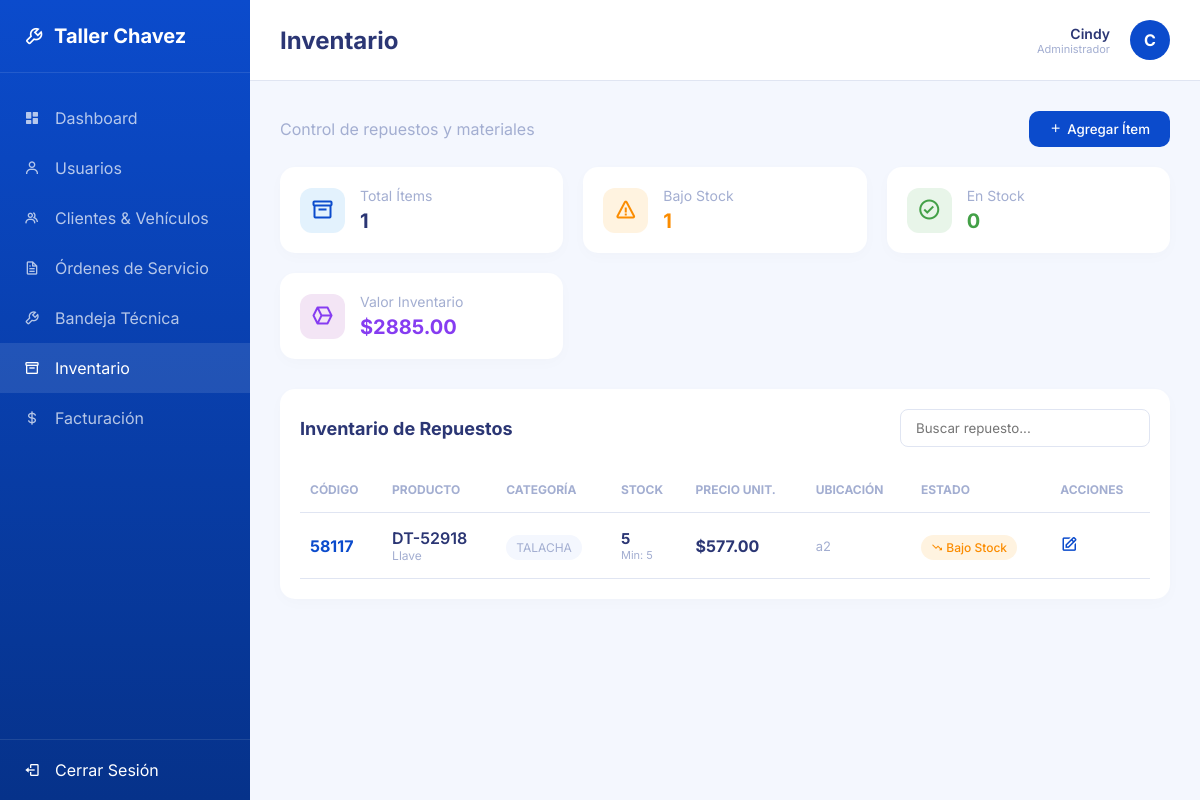
/inventario/ (signed in), run on the app's committed database.
### usuarios/models.py (models this page shows, shortened)
class UsuarioPersonalizado(AbstractUser):
    ROLES = (
        ('ADMIN', 'Administrador'),
        ('MECANICO', 'Mecánico'),
        ('RECEPCIONISTA', 'Recepcionista'),
    )
    rol = models.CharField(max_length=20, choices=ROLES, default='RECEPCIONISTA')
    telefono = models.CharField(max_length=20, blank=True, null=True)

### inventario/models.py (models this page shows, shortened)
class ArticuloInventario(models.Model):
    codigo = models.CharField(max_length=50, unique=True)
    nombre = models.CharField(max_length=150)
    descripcion = models.TextField(blank=True, null=True)
    categoria = models.ForeignKey(Categoria, on_delete=models.SET_NULL, null=True)
    stock_actual = models.IntegerField(default=0)
    stock_minimo = models.IntegerField(default=5)
    precio_unitario = models.DecimalField(max_digits=10, decimal_places=2)
    ubicacion = models.CharField(max_length=100, blank=True, null=True)

class Categoria(models.Model):
    nombre = models.CharField(max_length=100)
    def __str__(self):
        return self.nombre

### inventario/views.py (the view)
# urls.py: path('', views.inventario_lista, name='inventario_lista'),
@recepcionista_required
def inventario_lista(request):
    if request.method == 'POST':
        form = ArticuloInventarioForm(request.POST)
        if form.is_valid():
            form.save()
            messages.success(request, 'Artículo registrado exitosamente.')
            return redirect('inventario_lista')
        else:
            for field, errors in form.errors.items():
                for error in errors:
                    messages.error(request, f"{error}")
    else:
        form = ArticuloInventarioForm()
    categoria_form = CategoriaForm()
    articulos = ArticuloInventario.objects.all().select_related('categoria')
    total_items = articulos.count()
    bajo_stock_count = sum(1 for a in articulos if a.stock_actual <= a.stock_minimo)
    en_stock_count = total_items - bajo_stock_count
    valor_inventario = sum(a.stock_actual * a.precio_unitario for a in articulos)
    return render(request, 'inventario/lista.html', {
        'articulos': articulos,
        'form': form,
        'categoria_form': categoria_form,
        'total_items': total_items,
        'bajo_stock_count': bajo_stock_count,
        'en_stock_count': en_stock_count,
        'valor_inventario': valor_inventario,
    })

### inventario/forms.py
class ArticuloInventarioForm(forms.ModelForm):
    class Meta:
        model = ArticuloInventario
        fields = ['codigo', 'nombre', 'descripcion', 'categoria', 'stock_actual', 'stock_minimo', 'precio_unitario', 'ubicacion']
        widgets = {
            'codigo': forms.TextInput(attrs={'class': 'form-control', 'required': 'required'}),
            'nombre': forms.TextInput(attrs={'class': 'form-control', 'required': 'required'}),
            'descripcion': forms.Textarea(attrs={'class': 'form-control', 'rows': 3}),
            'categoria': forms.Select(attrs={'class': 'form-control'}),
            'stock_actual': forms.NumberInput(attrs={'class': 'form-control', 'required': 'required'}),
            'stock_minimo': forms.NumberInput(attrs={'class': 'form-control', 'required': 'required'}),
            'precio_unitario': forms.NumberInput(attrs={'class': 'form-control', 'step': '0.01', 'required': 'required'}),
            'ubicacion': forms.TextInput(attrs={'class': 'form-control'}),
        }

class CategoriaForm(forms.ModelForm):
    class Meta:
        model = Categoria
        fields = ['nombre']
        widgets = {
            'nombre': forms.TextInput(attrs={'class': 'form-control', 'required': 'required'})
        }

### inventario/templates/inventario/lista.html (shortened to what this page needs)
{% extends 'base.html' %}
{% block page_title %}Inventario{% endblock %}
{% block content %}
<div style="display: flex; justify-content: space-between; align-items: center; margin-bottom: 20px;">
    <p style="color: var(--text-muted);">Control de repuestos y materiales</p>
    <button onclick="openModal('modalInventario')" style="background: var(--primary-blue); color: white; border: none; padding: 10px 20px; border-radius: 10px; cursor: pointer; display: flex; align-items: center; gap: 5px; font-weight: 500;">
        <i class='bx bx-plus'></i> Agregar Ítem
    </button>
</div>
<div class="stats-grid">
    <div class="stat-card" style="display: flex; align-items: center; gap: 15px;">
        <div style="background: #e3f2fd; color: var(--primary-blue); width: 45px; height: 45px; border-radius: 12px; display: flex; align-items: center; justify-content: center; font-size: 24px;"><i class='bx bx-box'></i></div>
        <div>
            <div class="stat-title">Total Ítems</div>
            <div class="stat-value" style="font-size: 20px;">{{ articulos.count }}</div>
        </div>
    </div>
    <div class="stat-card" style="display: flex; align-items: center; gap: 15px;">
        <div style="background: #fff3e0; color: #fb8c00; width: 45px; height: 45px; border-radius: 12px; display: flex; align-items: center; justify-content: center; font-size: 24px;"><i class='bx bx-error'></i></div>
        <div>
            <div class="stat-title">Bajo Stock</div>
            <div class="stat-value" style="font-size: 20px; color: #fb8c00;">{{ bajo_stock_count }}</div>
        </div>
    </div>
    <div class="stat-card" style="display: flex; align-items: center; gap: 15px;">
        <div style="background: #e8f5e9; color: #43a047; width: 45px; height: 45px; border-radius: 12px; display: flex; align-items: center; justify-content: center; font-size: 24px;"><i class='bx bx-check-circle'></i></div>
        <div>
            <div class="stat-title">En Stock</div>
            <div class="stat-value" style="font-size: 20px; color: #43a047;">{{ en_stock_count }}</div>
        </div>
    </div>
    <div class="stat-card" style="display: flex; align-items: center; gap: 15px;">
        <div style="background: #f3e5f5; color: var(--purple); width: 45px; height: 45px; border-radius: 12px; display: flex; align-items: center; justify-content: center; font-size: 24px;"><i class='bx bx-cube-alt'></i></div>
        <div>
            <div class="stat-title">Valor Inventario</div>
            <div class="stat-value" style="font-size: 20px; color: var(--purple);">${{ valor_inventario|floatformat:2 }}</div>
        </div>
    </div>
</div>
<div class="card-table">
    <div style="display: flex; justify-content: space-between; align-items: center; margin-bottom: 20px;">
        <div class="card-table-header" style="margin-bottom: 0;">Inventario de Repuestos</div>
        <input type="text" placeholder="Buscar repuesto..." style="padding: 10px 15px; border: 1px solid var(--border-color); border-radius: 8px; outline: none; width: 250px;">
    </div>
    <table>
        <thead>
            <tr>
                <th>CÓDIGO</th>
                <th>PRODUCTO</th>
                <th>CATEGORÍA</th>
                <th>STOCK</th>
                <th>PRECIO UNIT.</th>
                <th>UBICACIÓN</th>
                <th>ESTADO</th>
                <th>ACCIONES</th>
            </tr>
        </thead>
        <tbody>
            {% for articulo in articulos %}
            <tr>
                <td style="color: var(--primary-blue); font-weight: bold;">{{ articulo.codigo }}</td>
                <td>
                    <div style="font-weight: 600; color: var(--text-main);">{{ articulo.nombre }}</div>
                    <div style="font-size: 12px; color: var(--text-muted);">{{ articulo.descripcion|truncatechars:30 }}</div>
                </td>
                <td>
                    <span style="background: var(--light-bg); color: var(--text-muted); padding: 5px 10px; border-radius: 15px; font-size: 12px;">{{ articulo.categoria.nombre|default:"Sin Categoria" }}</span>
                </td>
                <td>
                    <div style="font-weight: bold; font-size: 15px;">{{ articulo.stock_actual }}</div>
                    <div style="font-size: 11px; color: var(--text-muted);">Min: {{ articulo.stock_minimo }}</div>
                </td>
                <td style="font-weight: bold;">${{ articulo.precio_unitario }}</td>
                <td style="color: var(--text-muted); font-size: 13px;">{{ articulo.ubicacion|default:"No asignada" }}</td>
                <td>
                    {% if articulo.stock_actual <= 0 or articulo.stock_actual < articulo.stock_minimo|add:"-2" %}
                        <span class="badge" style="background: #ffebee; color: #e53935;"><i class='bx bx-error'></i> Crítico</span>
                    {% elif articulo.stock_actual <= articulo.stock_minimo %}
                        <span class="badge" style="background: #fff3e0; color: #fb8c00;"><i class='bx bx-trending-down'></i> Bajo Stock</span>
                    {% else %}
                        <span class="badge completado"><i class='bx bx-check'></i> En Stock</span>
                    {% endif %}
                </td>
                <td style="font-size: 18px; color: var(--primary-blue);">
                    <i class='bx bx-edit' style="cursor: pointer;"></i>
                </td>
            </tr>
            {% empty %}
            <tr>
                <td colspan="8" style="text-align: center; padding: 20px;">No hay artículos en el inventario.</td>
            </tr>
            {% endfor %}
        </tbody>
    </table>
</div>
{% endblock %}

### nucleo/templates/base.html (shortened to what this page needs)
<!DOCTYPE html>
<html lang="es">
<head>
    <link href="https://unpkg.com/boxicons@2.1.4/css/boxicons.min.css" rel="stylesheet">
    {% load static %}
    <link rel="stylesheet" href="{% static 'css/estilos.css' %}">
</head>
<body>
    <aside class="sidebar">
        <div class="sidebar-header">
            <i class='bx bx-wrench'></i>
            <span>Taller Chavez</span>
        </div>
        <ul class="nav-links">
            <a href="{% url 'dashboard' %}">
                <li class="{% if request.resolver_match.url_name == 'dashboard' %}active{% endif %}">
                    <i class='bx bxs-dashboard'></i> Dashboard
                </li>
            </a>
            {% if request.user.rol == 'ADMIN' %}
            <a href="{% url 'usuarios_lista' %}">
                <li class="{% if 'usuario' in request.resolver_match.url_name %}active{% endif %}">
                    <i class='bx bx-user'></i> Usuarios
                </li>
            </a>
            {% endif %}
            {% if request.user.rol == 'ADMIN' or request.user.rol == 'RECEPCIONISTA' %}
            <a href="{% url 'clientes_lista' %}">
                <li class="{% if 'cliente' in request.resolver_match.url_name %}active{% endif %}">
                    <i class='bx bx-group'></i> Clientes & Vehículos
                </li>
            </a>
            {% endif %}
            <a href="{% url 'ordenes_lista' %}">
                <li class="{% if 'orden' in request.resolver_match.url_name and request.resolver_match.url_name != 'ordenes_bandeja' %}active{% endif %}">
                    <i class='bx bx-file'></i> Órdenes de Servicio
                </li>
            </a>
            {% if request.user.rol == 'MECANICO' or request.user.rol == 'ADMIN' %}
            <a href="{% url 'ordenes_bandeja' %}">
                <li class="{% if request.resolver_match.url_name == 'ordenes_bandeja' %}active{% endif %}">
                    <i class='bx bx-wrench'></i> Bandeja Técnica
                </li>
            </a>
            {% endif %}
            {% if request.user.rol == 'ADMIN' or request.user.rol == 'RECEPCIONISTA' %}
            <a href="{% url 'inventario_lista' %}">
                <li class="{% if 'inventario' in request.resolver_match.url_name %}active{% endif %}">
                    <i class='bx bx-box'></i> Inventario
                </li>
            </a>
            <a href="{% url 'facturacion_lista' %}">
                <li class="{% if 'factura' in request.resolver_match.url_name %}active{% endif %}">
                    <i class='bx bx-dollar'></i> Facturación
                </li>
            </a>
            {% endif %}
        </ul>
        <a href="{% url 'logout' %}" style="text-decoration: none; color: inherit; margin-top: auto;">
            <div class="logout-btn">
                <i class='bx bx-log-out'></i>
                <span>Cerrar Sesión</span>
            </div>
        </a>
    </aside>
    <main class="main-content">
        <header class="top-header">
            <div class="page-title">{% block page_title %}Dashboard{% endblock %}</div>
            <div class="user-profile">
                <div style="text-align: right; margin-right: 10px;">
                    <div style="font-weight: 600; font-size: 14px;">{{ request.user.first_name|default:request.user.username }}</div>
                    <div style="font-size: 11px; color: var(--text-muted);">{{ request.user.get_rol_display }}</div>
                </div>
                <div class="avatar">
                    {{ request.user.first_name|default:request.user.username|make_list|first|upper }}
                </div>
            </div>
        </header>
        <div class="content-wrapper">
            {% block content %}
            {% endblock %}
        </div>
    </main>
</body>
</html>

### nucleo/static/css/estilos.css (style rules this page uses)
:root { --primary-blue: #0b4bcc; --secondary-blue: #06328a; --light-bg: #f4f7fe; --white: #ffffff; --text-main: #2b3674; --text-muted: #a3aed1; --success-green: #05cd99; --warning-yellow: #ffce20; --danger-red: #ee5d50; --purple: #863cf1; --border-color: #e0e5f2; }
* { margin: 0; padding: 0; box-sizing: border-box; font-family: 'Inter', sans-serif; }
body { background-color: var(--light-bg); color: var(--text-main); display: flex; height: 100vh; overflow: hidden; }
.sidebar { width: 250px; background: linear-gradient(180deg, var(--primary-blue) 0%, var(--secondary-blue) 100%); color: var(--white); display: flex; flex-direction: column; }
.sidebar-header { padding: 24px; font-size: 20px; font-weight: bold; display: flex; align-items: center; gap: 10px; border-bottom: 1px solid rgba(255,255,255,0.1); }
.nav-links { list-style: none; margin-top: 20px; }
.nav-links li, .nav-links a { text-decoration: none; color: inherit; display: block; }
.nav-links li { padding: 15px 24px; cursor: pointer; display: flex; align-items: center; gap: 15px; opacity: 0.7; transition: all 0.3s ease; }
.nav-links li:hover, .nav-links li.active { opacity: 1; background: rgba(255,255,255,0.1); }
.logout-btn { margin-top: auto; padding: 20px 24px; display: flex; align-items: center; gap: 15px; cursor: pointer; border-top: 1px solid rgba(255,255,255,0.1); }
.main-content { flex: 1; display: flex; flex-direction: column; overflow-y: auto; }
.top-header { background: var(--white); padding: 20px 30px; display: flex; justify-content: space-between; align-items: center; border-bottom: 1px solid var(--border-color); }
.page-title { font-size: 24px; font-weight: 700; }
.user-profile { display: flex; align-items: center; gap: 10px; }
.avatar { width: 40px; height: 40px; border-radius: 50%; background-color: var(--primary-blue); color: var(--white); display: flex; align-items: center; justify-content: center; font-weight: bold; }
.content-wrapper { padding: 30px; }
.stats-grid { display: grid; grid-template-columns: repeat(auto-fit, minmax(220px, 1fr)); gap: 20px; margin-bottom: 30px; }
.stat-card { background: var(--white); border-radius: 15px; padding: 20px; box-shadow: 0 4px 15px rgba(0,0,0,0.02); }
.stat-title { color: var(--text-muted); font-size: 14px; margin-bottom: 5px; }
.stat-value { font-size: 24px; font-weight: bold; }
.card-table { background: var(--white); border-radius: 15px; padding: 20px; box-shadow: 0 4px 15px rgba(0,0,0,0.02); }
.card-table-header { font-size: 18px; font-weight: bold; margin-bottom: 20px; }
table { width: 100%; border-collapse: collapse; }
th, td { padding: 15px 10px; text-align: left; border-bottom: 1px solid var(--border-color); }
th { color: var(--text-muted); font-size: 12px; text-transform: uppercase; }
.badge { padding: 5px 10px; border-radius: 20px; font-size: 12px; font-weight: 500; }

### data on the page
UsuarioPersonalizado: user.first_name "Cindy", user.rol "Administrador", user.first_name|make_list "C"
ArticuloInventario: codigo "58117", nombre "DT-52918", descripcion "Llave", categoria.nombre "TALACHA", stock_actual "5", stock_minimo "5", precio_unitario "577.00", ubicacion "a2", shows "Bajo Stock"

### other printed values
{{ articulos.count }} "1"
{{ bajo_stock_count }} "1"
{{ en_stock_count }} "0"
{{ valor_inventario|floatformat:2 }} "2885.00"
